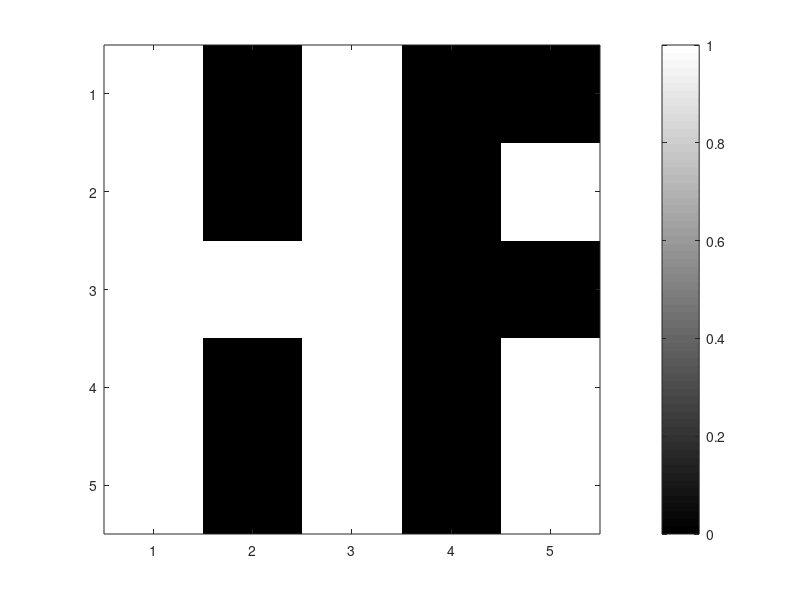

MATLAB code to generate this figure:
% FILEPATH: /Users/shaanyadav/Desktop/Duke Courses/ECE 280/Lab 5 - Image Processing/example1.m
% This code creates a matrix 'a' and displays it as an image using the 'imagesc' function.
% The matrix 'a' represents a binary image with 1s and 0s.
% The resulting image is displayed in grayscale with a colorbar.
a = [ 1 0 1 0 0; ...
    1 0 1 0 1; ...
    1 1 1 0 0; ...
    1 0 1 0 1; ...
    1 0 1 0 1 ];
figure(1); clf
imagesc(a)
colormap gray; colorbar
